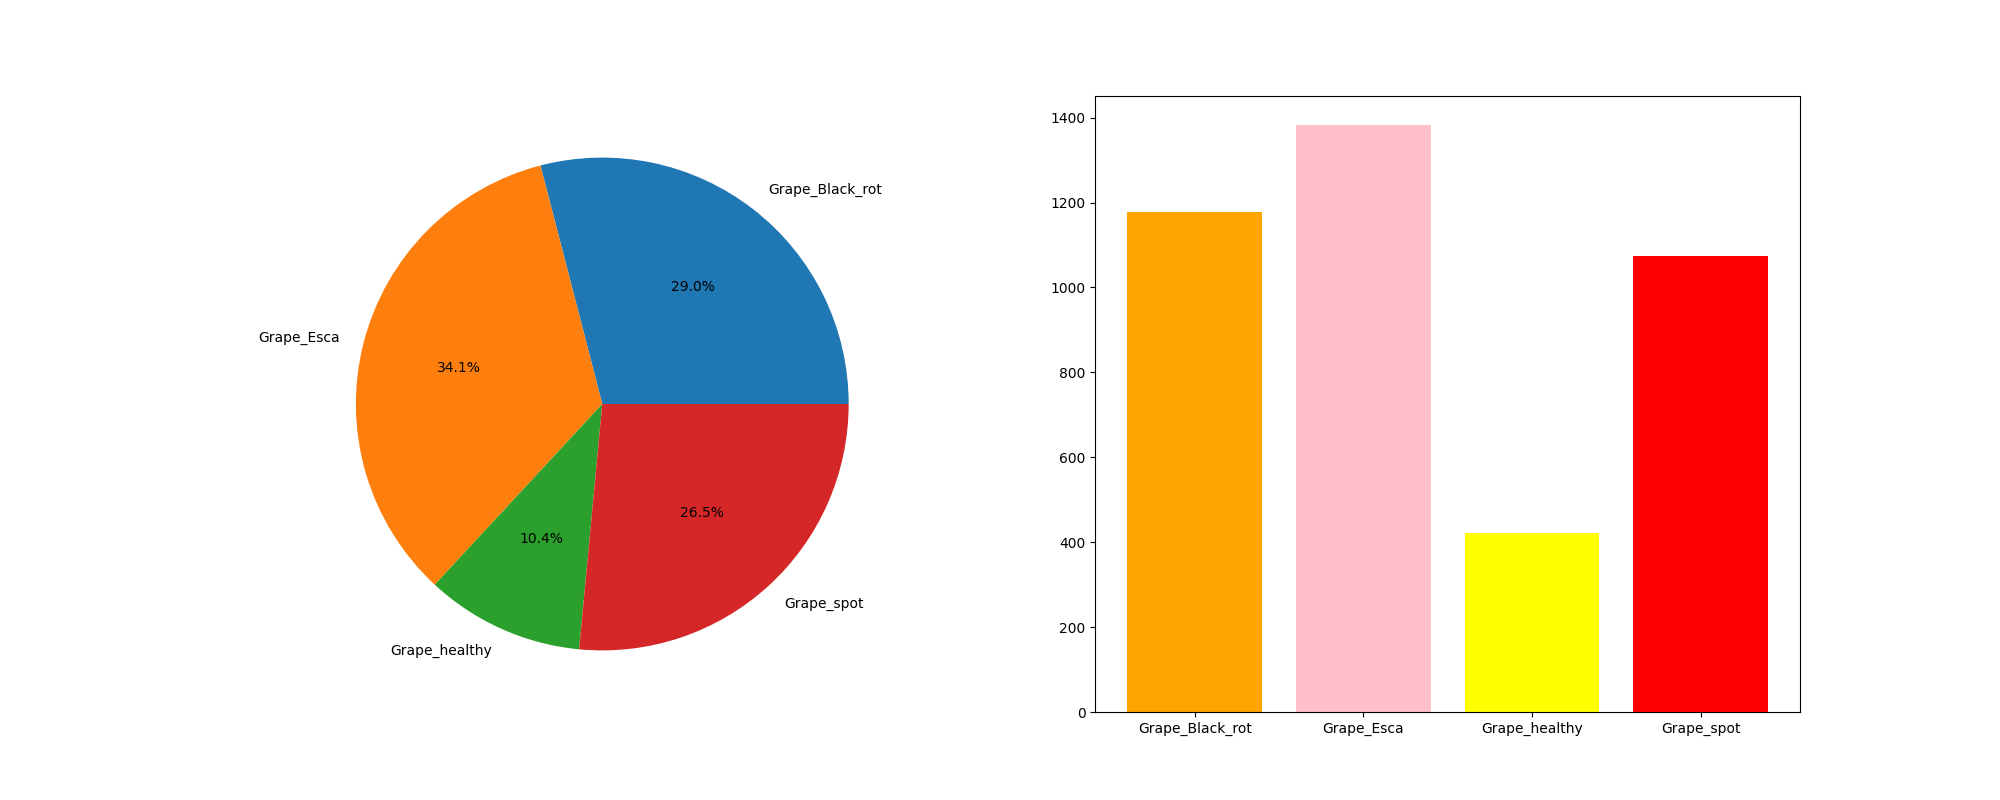

This chart was generated by the following Python code:
#! /usr/bin/env python3
import matplotlib.pyplot as plt
import sys
import os

path = "images/"

def draw_charts(crop_dict):
    fig,plots=plt.subplots(ncols=2,nrows=1, figsize= (20, 8))
    labels= crop_dict.keys()
    sizes= crop_dict.values()
    plots[0].pie(sizes,labels= labels,autopct="%1.1f%%")
    plots[1].bar(labels,sizes,color=["orange","pink","yellow","red"])
    plt.savefig("chart.png")
    # plt.show()

def get_labels_and_sizes(crop_name):
    crop = {}
    for folder in os.listdir(path):
        if folder.find(crop_name)==0:
            crop[folder] =  len(os.listdir(os.path.join(path,folder)))
    if len(crop)!= 0  :
        draw_charts(crop)




if len(sys.argv) != 2:
    print("you should provide at least one folder name")
else :
    crop_name = sys.argv[1]
    get_labels_and_sizes(crop_name)
